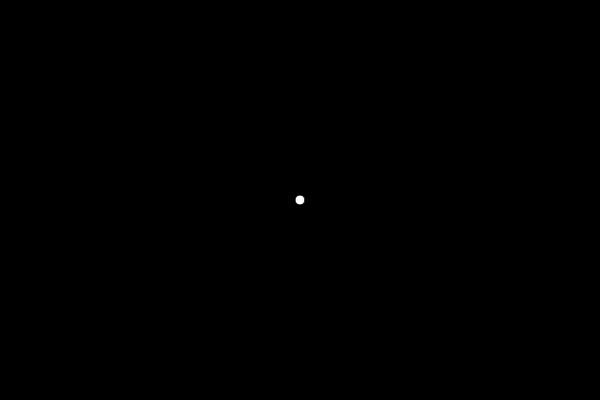
Frame 1 (no input)
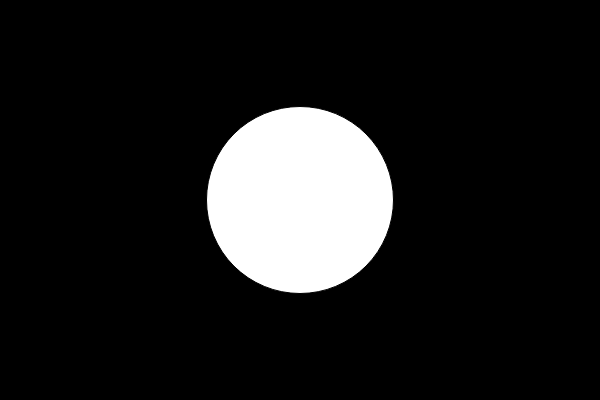
Frame 60 (no input)
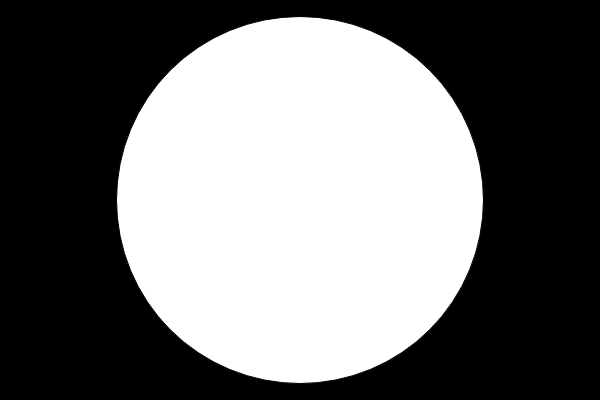
Frame 120 (the mouse pressed at the canvas centre since frame 60)

The p5.js sketch that drew these frames (run headless with seeded random() and noise() and a simulated clock; from frame 60 on, the mouse is pressed at the canvas centre):

// p5.js sketch
// ── sketch.js
// Example 2-13: animate size

var d = 10;

function setup() {
  createCanvas(600, 400);
}

function draw() {
  background(0);
  ellipse(width/2, height/2, d, d);

  // Increment variable d
  d++;
  d++
  d++
}
